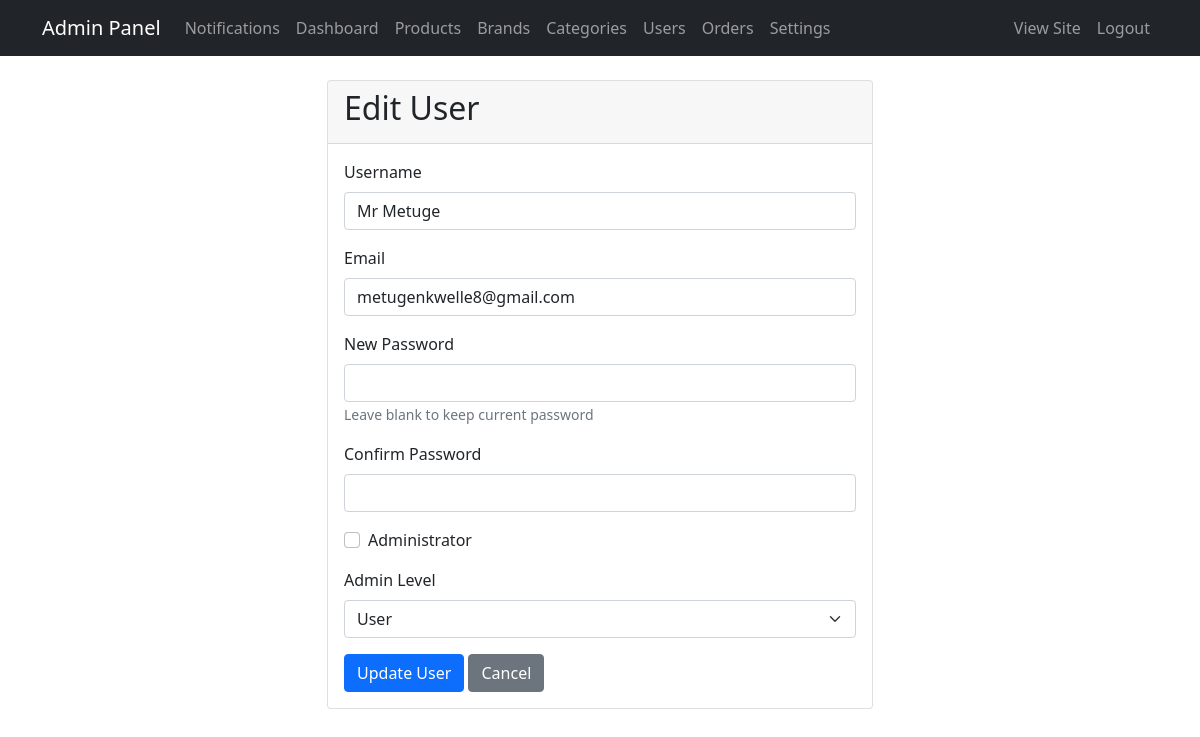
/admin/users/2/edit (signed in), run on the app's committed database.
### app/models.py (models this page shows, shortened)
class User(db.Model, UserMixin):
    id = db.Column(db.Integer, primary_key=True)
    username = db.Column(db.String(64), unique=True, index=True)
    email = db.Column(db.String(120), unique=True, index=True)
    password_hash = db.Column(db.String(128))
    is_admin = db.Column(db.Boolean, default=False)
    admin_access_level = db.Column(db.Integer, default=0)  # 0: normal user, 1: admin, 2: super admin
    role = db.Column(db.String(20), default='user')  # Add this line
    created_at = db.Column(db.DateTime, default=datetime.utcnow)
    def is_administrator(self):
        return self.is_admin and self.admin_access_level > 0 and self.role == 'admin'
    def get_unread_notifications_count(self):
        return AdminNotification.query.filter_by(user_id=self.id, read=False).count()

### app/routes.py (the view)
@bp.route('/admin/users/<int:id>/edit', methods=['GET', 'POST'])
@login_required
@admin_required
def edit_user(id):
    user = User.query.get_or_404(id)
    form = EditUserForm()
    if form.validate_on_submit():
        user.username = form.username.data
        user.email = form.email.data
        if form.password.data:
            user.set_password(form.password.data)
        user.is_admin = form.is_admin.data
        user.admin_access_level = form.admin_access_level.data
        db.session.commit()
        flash('User updated successfully!', 'success')
        return redirect(url_for('main.user_management'))
    elif request.method == 'GET':
        form.username.data = user.username
        form.email.data = user.email
        form.is_admin.data = user.is_admin
        form.admin_access_level.data = user.admin_access_level
    return render_template('admin/edit_user.html', form=form, user=user)

### app/forms.py
class EditUserForm(FlaskForm):
    username = StringField('Username', validators=[DataRequired(), Length(min=4, max=25)])
    email = StringField('Email', validators=[DataRequired(), Email()])
    password = PasswordField('New Password')
    confirm = PasswordField('Confirm Password', validators=[EqualTo('password')])
    is_admin = BooleanField('Administrator')
    admin_access_level = SelectField('Admin Level', choices=[(0, 'User'), (1, 'Admin'), (2, 'Super Admin')], coerce=int)

### app/models.py (called while the page is built)
@login_manager.user_loader
def load_user(user_id):
    return User.query.get(int(user_id))

### app/routes.py (called while the page is built)
def admin_required(f):
    @wraps(f)
    def decorated_function(*args, **kwargs):
        if not current_user.is_authenticated or not current_user.is_administrator():
            flash('You need admin privileges to access this page.', 'danger')
            return redirect(url_for('main.admin_login'))
        return f(*args, **kwargs)
    return decorated_function

@bp.context_processor
def utility_processor():
    return {
        'now': datetime.utcnow(),
        'Cart': Cart  # Add Cart to the context
    }

### app/templates/admin/edit_user.html (shortened to what this page needs)
{% extends "admin/base.html" %}
{% block content %}
<div class="row">
    <div class="col-md-6 offset-md-3">
        <div class="card">
            <div class="card-header">
                <h2>Edit User</h2>
            </div>
            <div class="card-body">
                <form method="POST">
                    <div class="mb-3">
                        {{ form.username.label(class="form-label") }}
                        {{ form.username(class="form-control") }}
                    </div>
                    <div class="mb-3">
                        {{ form.email.label(class="form-label") }}
                        {{ form.email(class="form-control") }}
                    </div>
                    <div class="mb-3">
                        {{ form.password.label(class="form-label") }}
                        {{ form.password(class="form-control") }}
                        <small class="text-muted">Leave blank to keep current password</small>
                    </div>
                    <div class="mb-3">
                        {{ form.confirm.label(class="form-label") }}
                        {{ form.confirm(class="form-control") }}
                    </div>
                    <div class="mb-3 form-check">
                        {{ form.is_admin(class="form-check-input") }}
                        {{ form.is_admin.label(class="form-check-label") }}
                    </div>
                    <div class="mb-3">
                        {{ form.admin_access_level.label(class="form-label") }}
                        {{ form.admin_access_level(class="form-select") }}
                    </div>
                    <button type="submit" class="btn btn-primary">Update User</button>
                    <a href="{{ url_for('main.user_management') }}" class="btn btn-secondary">Cancel</a>
                </form>
            </div>
        </div>
    </div>
</div>
{% endblock %}

### data on the page
User: username "Mr Metuge", email "metugenkwelle8@gmail.com", admin_access_level "User"
